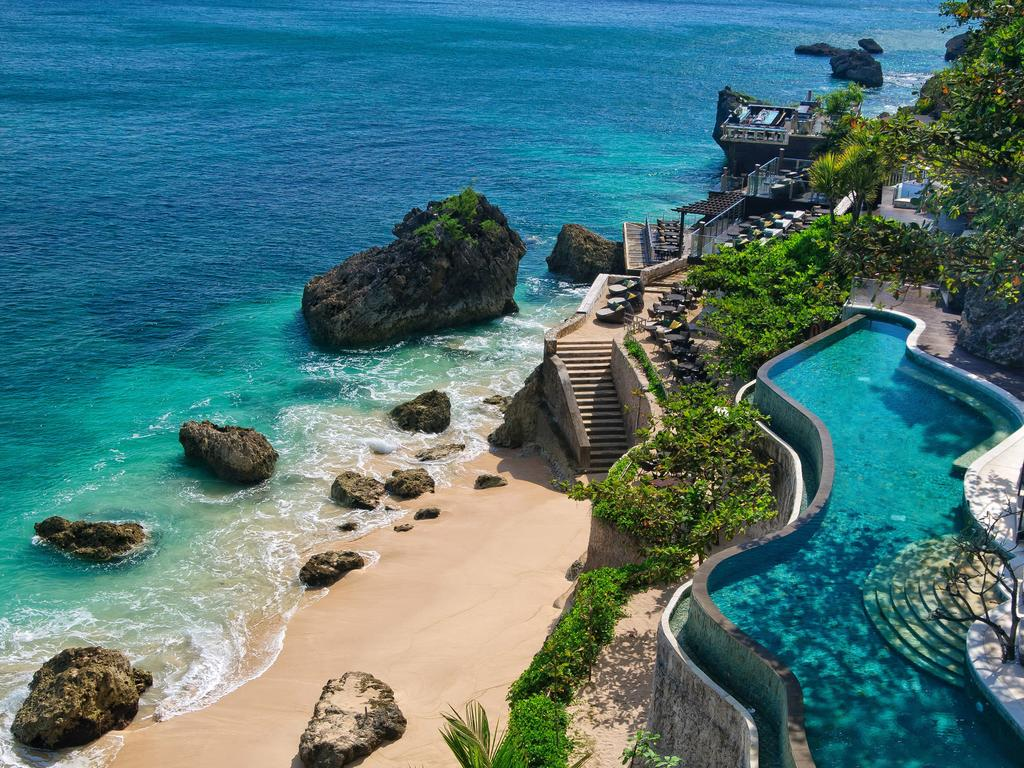
#> input picture InputData/7-Bali-Resorts-RIMBA-1.jpg, 1024 x 768 px
$ python MainScript.py
#> lines starting #> are read from the running program, lines starting #| are printed output that depends on the picture
###########################################################
###########################################################
#### Part of the Semester Assignment of Benedikt Kurz #####
################# Module: Image Processing ################
##################### Department of Informatics ###########
######## E-Mail: benedikt.kurz002@stud.fh-dortmund.de #####
########## Registration Number: 21390260 ##################
###########################################################
###########################################################

import cv2;
from datetime import datetime


#define image name/path
fileNameToUse = 'C:/Users/FHBBook/Desktop/M3_Semester/AT_Image-Procession/image processing/image processing/Lab 1/jinx.jpg'

#read the image
originalImg = cv2.imread(fileNameToUse, 0)


imageToUseName = './InputData/7-Bali-Resorts-RIMBA-1.jpg'
originalImg = cv2.imread(imageToUseName, 0)
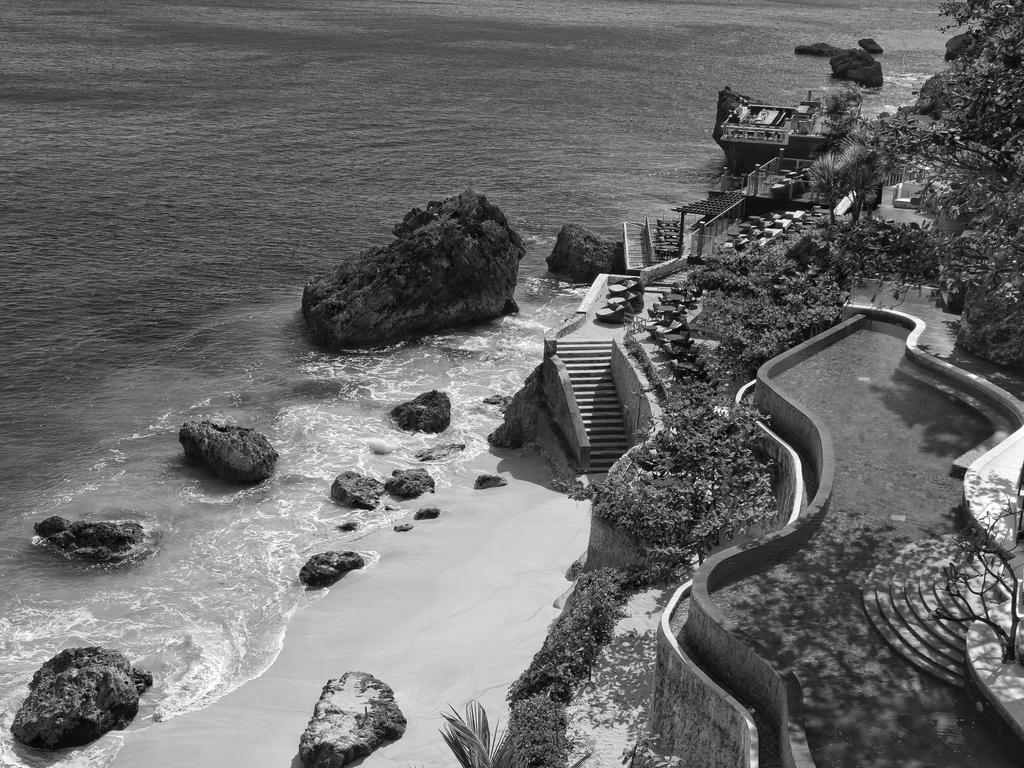
#> originalImg: shape (768, 1024); min 0, max 255, mean 105

p = originalImg.shape
#> p = (768, 1024)
print(p)
#| (768, 1024)


#grayImage = cv2.cvtColor(originalImg, cv2.COLOR_BGR2GRAY)

# print(gray)


## Function
def solarize(img, thresValue):

#> called with thresValue = 64
    rows, cols = img.shape
#> rows = 768; cols = 1024

    # Iteratie for loop from 0 to 255
    for i in range(rows):
        for j in range(cols):
            k = originalImg[i,j]


            # proves it the pixel gray value is above the threshold
            if (k < thresValue):
                # if so, replaces the value by the negative complement (invert it)
                img[i][j] = -k;
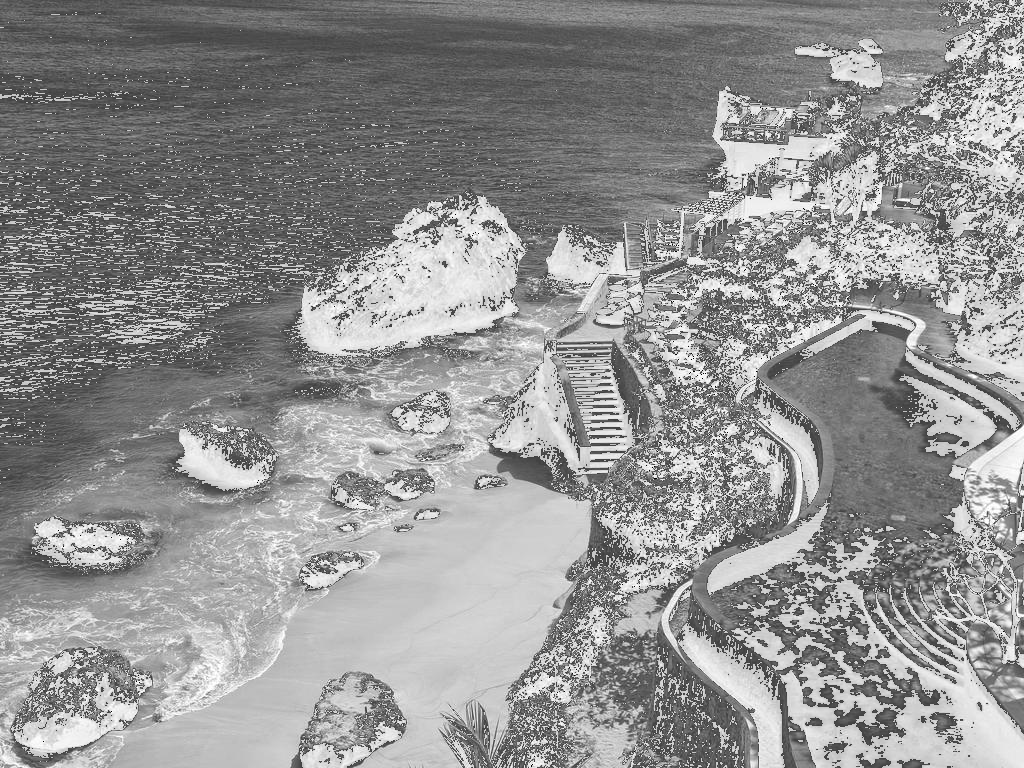
#> img: shape (768, 1024); min 0, max 255, mean 146.1
                # print("found sth")

    ## Print it and save the file
    fname = "Picture_Threshold-" +  str(thresValue) + ".jpg"
    cv2.imwrite(fname, img)
    cv2.imshow("Computed Image", img)


## Apply it with different thresholds like 64, 128 and 192
computedImg = solarize(originalImg, 64)
#computedImg = solarize(originalImg, 128)
#computedImg = solarize(originalImg, 192)

cv2.waitKey()
